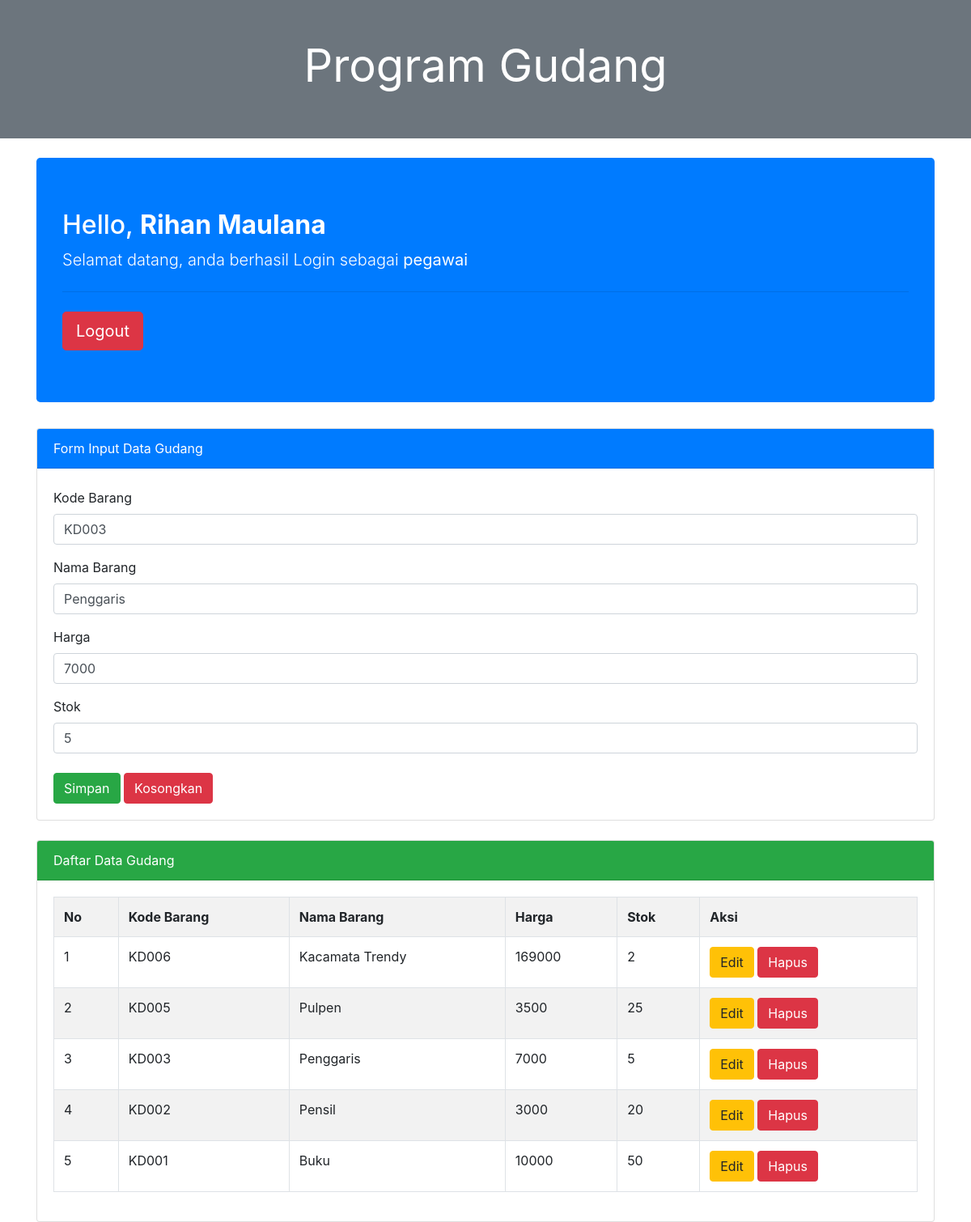
Screenshot of /home_admin.php?hal=edit&id=3 (signed in) with the database file from the repository.
### tables this page shows
CREATE TABLE `gudang` (
  `no_brg` int(10) NOT NULL,
  `kd_brg` varchar(10) NOT NULL,
  `nama_brg` varchar(100) NOT NULL,
  `harga` int(15) NOT NULL,
  `stok` int(10) NOT NULL
);

### home_admin.php (the view, shortened to what this page needs)
<?php
include "koneksi.php";
if(isset($_GET['hal']))
{
    if($_GET['hal'] == "edit")
    {
        $tampil = mysqli_query($koneksi, "SELECT * FROM gudang WHERE no_brg = '$_GET[id]' ");
        $data = mysqli_fetch_array($tampil);
        if($data)
        {
            $vkd_brg = $data['kd_brg'];
            $vnama_brg = $data['nama_brg'];
            $vharga = $data['harga'];
            $vstok = $data['stok'];
        }
    }
}
?>
<!DOCTYPE html>
<html lang="en">
<head>
    <link href="assets/dist/css/bootstrap.min.css" rel="stylesheet">
</head>
<body>
<header class="py-5 bg-secondary">
        <div class="head">
            <h1 class="text-center font-weight-normal display-4 text-white">Program Gudang </h1>
        </div>
</header>
<br>
    <div class="container">
        <div class="jumbotron bg-primary text-white">
            <h2 class="display-6">Hello, <b><?= $_SESSION['nama_lengkap'] ?></b></h2>
            <p class="lead"> Selamat datang, anda berhasil Login sebagai <b><?= $_SESSION['username'] ?></b> </p>
            <hr class="my-4">
            <a class="btn btn-danger btn-lg" href="logout.php" role="button">Logout</a>
        </div>
    </div>
<div class="container">
    <div class="card mt-4">
        <div class="card-header bg-primary text-white">
        Form Input Data Gudang
        </div>
        <div class="card-body">
            <form method="post"action="">
                <div class="form-group mt-1">
                    <label>Kode Barang</label>
                    <input type="text" name="tkd_brg" value="<?=@$vkd_brg?>" class="form-control"
                    placeholder="Input kode barang anda disini!" required>
                </div>
                <div class="form-group mt-1">
                    <label>Nama Barang</label>
                    <input type="text" name="tnama_brg" value="<?=@$vnama_brg?>" class="form-control"
                    placeholder="Input nama barang anda disini!" required>
                </div>
                <div class="form-group mt-1">
                    <label>Harga</label>
                    <input type="text" name="tharga" value="<?=@$vharga?>" class="form-control"
                    placeholder="Input harga barang anda disini!" required>
                </div>
                <div class="form-group mt-1">
                    <label>Stok</label>
                    <input type="text" name="tstok" value="<?=@$vstok?>" class="form-control"
                    placeholder="Input stok barang anda disini!" required>
                </div>
                <button type="submit" class="btn btn-success mt-2" name="bsimpan">Simpan</button>
                <button type="reset" class="btn btn-danger mt-2" name="breset">Kosongkan</button>
            </form>
        </div>
    </div>
    <div class="card mt-4">
        <div class="card-header bg-success text-white">
        Daftar Data Gudang
        </div>
        <div class="card-body">
            <table class="table table-bordered table-striped">
                <tr>
                    <th>No</th>
                    <th>Kode Barang</th>
                    <th>Nama Barang</th>
                    <th>Harga</th>
                    <th>Stok</th>
                    <th>Aksi</th>
                </tr>
                <?php
                    $no = 1;
                    $tampil = mysqli_query($koneksi, "SELECT * from gudang order by no_brg desc");
                    while($data = mysqli_fetch_array($tampil)) :
                ?>
                <tr>
                    <td><?=$no++;?></td>
                    <td><?=$data['kd_brg']?></td>
                    <td><?=$data['nama_brg']?></td>
                    <td><?=$data['harga']?></td>
                    <td><?=$data['stok']?></td>
                    <td>
                        <a href="home_admin.php?hal=edit&id=<?=$data['no_brg']?>"  class="btn btn-warning"> Edit </a>
                        <a href="home_admin.php?hal=hapus&id=<?=$data['no_brg']?>"
	    			    onclick="return confirm('Apakah yakin ingin menghapus data ini?')" class="btn btn-danger"> Hapus </a>
                    </td>
                </tr>
                <?php endwhile;  ?>
            </table>
        </div>
    </div>
</div>
</body>
</html>

### rows the page displays
gudang: tkd_brg "KD003", tnama_brg "Penggaris", tharga "7000", tstok "5", kd_brg "KD003", nama_brg "Penggaris", harga "7000", stok "5"
gudang: kd_brg "KD006", nama_brg "Kacamata Trendy", harga "169000", stok "2"
gudang: kd_brg "KD005", nama_brg "Pulpen", harga "3500", stok "25"
gudang: kd_brg "KD002", nama_brg "Pensil", harga "3000", stok "20"
gudang: kd_brg "KD001", nama_brg "Buku", harga "10000", stok "50"

### other values shown
$_SESSION['nama_lengkap'] "Rihan Maulana"
$_SESSION['username'] "pegawai"
